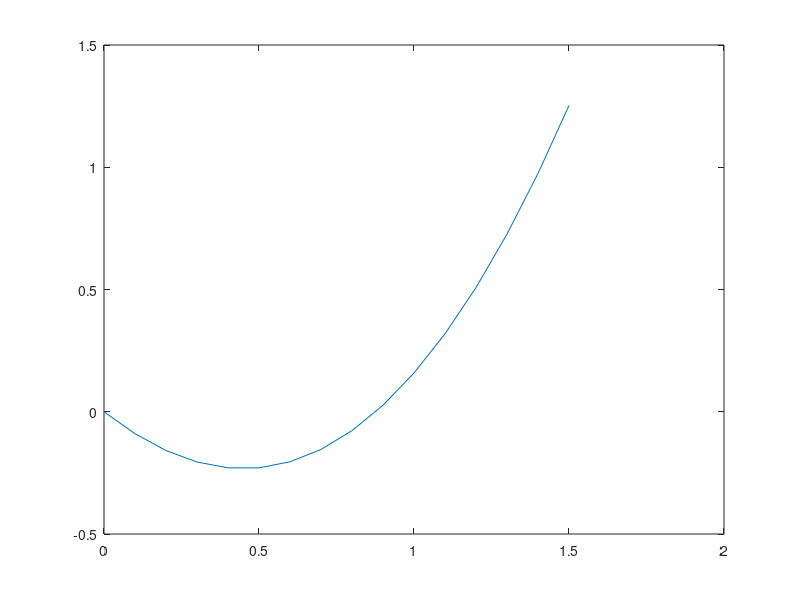

Recreate this plot in MATLAB.
% Anonymous functions
% creates a function f(x) = x2 -sinx, evaluates f(x) at x = 5,
 
fx = @(x) x^2 - sin(x);
fx(5)

% creates a function f(x,y) = x2+y2, evaluates f(x,y) at
% x = 2 and y = 3,

fxy = @(x,y) x^2 + y^2;
fxy(2,3)

% vectorizes the function f(x) , and plots f(x) over 0 to pi/2.

fx = @(x) x.^2 - sin(x)
x = [0:.1:pi/2];
plot(x,fx(x))
 